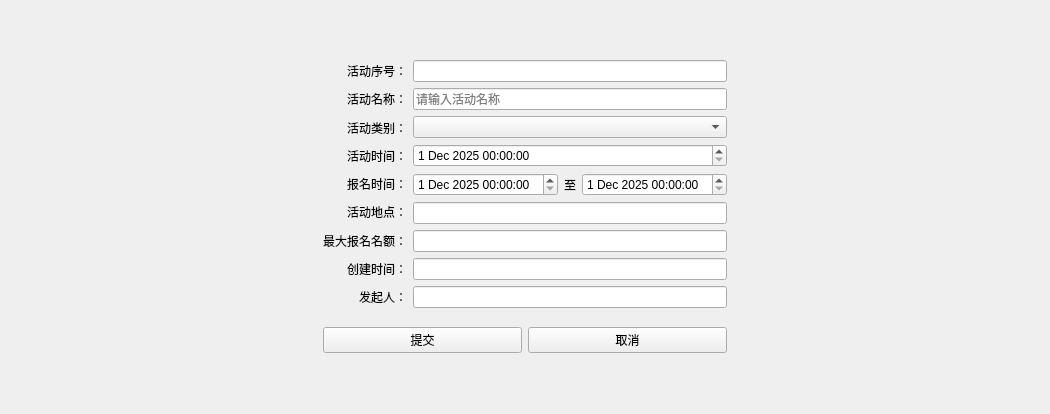
<?xml version="1.0" encoding="UTF-8"?>
<ui version="4.0">
 <class>ActivityEditView</class>
 <widget class="QWidget" name="ActivityEditView">
  <property name="geometry">
   <rect>
    <x>0</x>
    <y>0</y>
    <width>1050</width>
    <height>414</height>
   </rect>
  </property>
  <property name="windowTitle">
   <string>编辑活动信息</string>
  </property>
  <layout class="QGridLayout" name="gridLayout">
   <item row="0" column="1">
    <spacer name="verticalSpacer_2">
     <property name="orientation">
      <enum>Qt::Orientation::Vertical</enum>
     </property>
     <property name="sizeHint" stdset="0">
      <size>
       <width>20</width>
       <height>54</height>
      </size>
     </property>
    </spacer>
   </item>
   <item row="1" column="0">
    <spacer name="horizontalSpacer">
     <property name="orientation">
      <enum>Qt::Orientation::Horizontal</enum>
     </property>
     <property name="sizeHint" stdset="0">
      <size>
       <width>276</width>
       <height>20</height>
      </size>
     </property>
    </spacer>
   </item>
   <item row="1" column="1">
    <layout class="QVBoxLayout" name="verticalLayout_3">
     <item>
      <layout class="QHBoxLayout" name="horizontalLayout_3">
       <item>
        <layout class="QVBoxLayout" name="verticalLayout">
         <item>
          <widget class="QLabel" name="label_7">
           <property name="text">
            <string>活动序号：</string>
           </property>
           <property name="alignment">
            <set>Qt::AlignmentFlag::AlignRight|Qt::AlignmentFlag::AlignTrailing|Qt::AlignmentFlag::AlignVCenter</set>
           </property>
          </widget>
         </item>
         <item>
          <widget class="QLabel" name="label">
           <property name="text">
            <string>活动名称：</string>
           </property>
           <property name="alignment">
            <set>Qt::AlignmentFlag::AlignRight|Qt::AlignmentFlag::AlignTrailing|Qt::AlignmentFlag::AlignVCenter</set>
           </property>
          </widget>
         </item>
         <item>
          <widget class="QLabel" name="label_2">
           <property name="text">
            <string>活动类别：</string>
           </property>
           <property name="alignment">
            <set>Qt::AlignmentFlag::AlignRight|Qt::AlignmentFlag::AlignTrailing|Qt::AlignmentFlag::AlignVCenter</set>
           </property>
          </widget>
         </item>
         <item>
          <widget class="QLabel" name="label_3">
           <property name="text">
            <string>活动时间：</string>
           </property>
           <property name="alignment">
            <set>Qt::AlignmentFlag::AlignRight|Qt::AlignmentFlag::AlignTrailing|Qt::AlignmentFlag::AlignVCenter</set>
           </property>
          </widget>
         </item>
         <item>
          <widget class="QLabel" name="label_4">
           <property name="text">
            <string>报名时间：</string>
           </property>
           <property name="alignment">
            <set>Qt::AlignmentFlag::AlignRight|Qt::AlignmentFlag::AlignTrailing|Qt::AlignmentFlag::AlignVCenter</set>
           </property>
          </widget>
         </item>
         <item>
          <widget class="QLabel" name="label_6">
           <property name="text">
            <string>活动地点：</string>
           </property>
           <property name="alignment">
            <set>Qt::AlignmentFlag::AlignRight|Qt::AlignmentFlag::AlignTrailing|Qt::AlignmentFlag::AlignVCenter</set>
           </property>
          </widget>
         </item>
         <item>
          <widget class="QLabel" name="label_5">
           <property name="text">
            <string>最大报名名额：</string>
           </property>
           <property name="alignment">
            <set>Qt::AlignmentFlag::AlignRight|Qt::AlignmentFlag::AlignTrailing|Qt::AlignmentFlag::AlignVCenter</set>
           </property>
          </widget>
         </item>
         <item>
          <widget class="QLabel" name="label_8">
           <property name="text">
            <string>创建时间：</string>
           </property>
           <property name="alignment">
            <set>Qt::AlignmentFlag::AlignRight|Qt::AlignmentFlag::AlignTrailing|Qt::AlignmentFlag::AlignVCenter</set>
           </property>
          </widget>
         </item>
         <item>
          <widget class="QLabel" name="label_10">
           <property name="text">
            <string>发起人：</string>
           </property>
           <property name="alignment">
            <set>Qt::AlignmentFlag::AlignRight|Qt::AlignmentFlag::AlignTrailing|Qt::AlignmentFlag::AlignVCenter</set>
           </property>
          </widget>
         </item>
        </layout>
       </item>
       <item>
        <layout class="QVBoxLayout" name="verticalLayout_2">
         <item>
          <widget class="QLineEdit" name="actidEdit"/>
         </item>
         <item>
          <widget class="QLineEdit" name="actnameEdit">
           <property name="placeholderText">
            <string>请输入活动名称</string>
           </property>
          </widget>
         </item>
         <item>
          <widget class="QComboBox" name="acttype"/>
         </item>
         <item>
          <widget class="QDateTimeEdit" name="acttimeEdit">
           <property name="date">
            <date>
             <year>2025</year>
             <month>12</month>
             <day>1</day>
            </date>
           </property>
           <property name="time">
            <time>
             <hour>0</hour>
             <minute>0</minute>
             <second>0</second>
            </time>
           </property>
          </widget>
         </item>
         <item>
          <layout class="QHBoxLayout" name="horizontalLayout_2">
           <item>
            <widget class="QDateTimeEdit" name="starttimeEdit">
             <property name="date">
              <date>
               <year>2025</year>
               <month>12</month>
               <day>1</day>
              </date>
             </property>
            </widget>
           </item>
           <item>
            <widget class="QLabel" name="label_9">
             <property name="text">
              <string>至</string>
             </property>
            </widget>
           </item>
           <item>
            <widget class="QDateTimeEdit" name="endtimeEdit">
             <property name="date">
              <date>
               <year>2025</year>
               <month>12</month>
               <day>1</day>
              </date>
             </property>
            </widget>
           </item>
          </layout>
         </item>
         <item>
          <widget class="QLineEdit" name="actaddressEdit"/>
         </item>
         <item>
          <widget class="QLineEdit" name="maxcountEdit"/>
         </item>
         <item>
          <widget class="QLineEdit" name="createtimeEdit"/>
         </item>
         <item>
          <widget class="QLineEdit" name="lineEdit"/>
         </item>
        </layout>
       </item>
      </layout>
     </item>
     <item>
      <spacer name="verticalSpacer">
       <property name="orientation">
        <enum>Qt::Orientation::Vertical</enum>
       </property>
       <property name="sizeType">
        <enum>QSizePolicy::Policy::Fixed</enum>
       </property>
       <property name="sizeHint" stdset="0">
        <size>
         <width>20</width>
         <height>13</height>
        </size>
       </property>
      </spacer>
     </item>
     <item>
      <layout class="QHBoxLayout" name="horizontalLayout">
       <item>
        <widget class="QPushButton" name="submitButton">
         <property name="text">
          <string>提交</string>
         </property>
        </widget>
       </item>
       <item>
        <widget class="QPushButton" name="cancelButton">
         <property name="text">
          <string>取消</string>
         </property>
        </widget>
       </item>
      </layout>
     </item>
    </layout>
   </item>
   <item row="1" column="2">
    <spacer name="horizontalSpacer_2">
     <property name="orientation">
      <enum>Qt::Orientation::Horizontal</enum>
     </property>
     <property name="sizeHint" stdset="0">
      <size>
       <width>275</width>
       <height>20</height>
      </size>
     </property>
    </spacer>
   </item>
   <item row="2" column="1">
    <spacer name="verticalSpacer_3">
     <property name="orientation">
      <enum>Qt::Orientation::Vertical</enum>
     </property>
     <property name="sizeHint" stdset="0">
      <size>
       <width>20</width>
       <height>54</height>
      </size>
     </property>
    </spacer>
   </item>
  </layout>
 </widget>
 <resources/>
 <connections/>
</ui>
